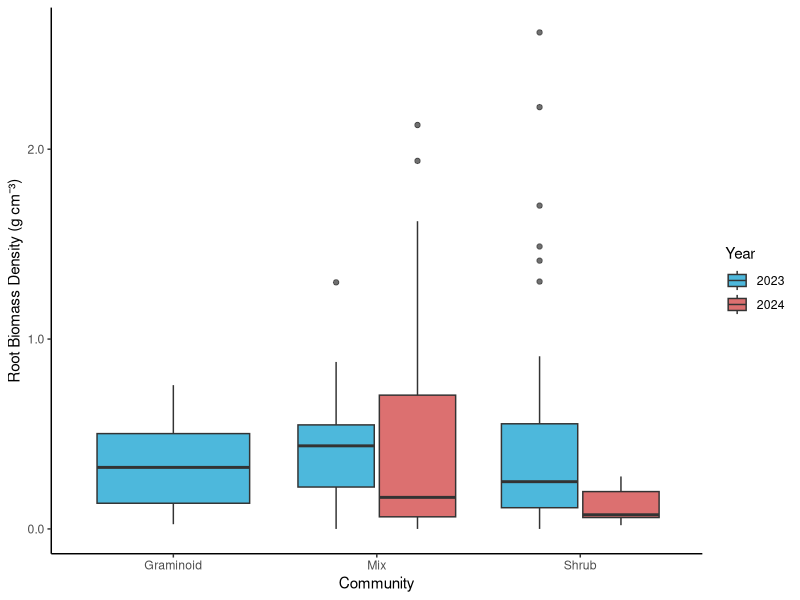
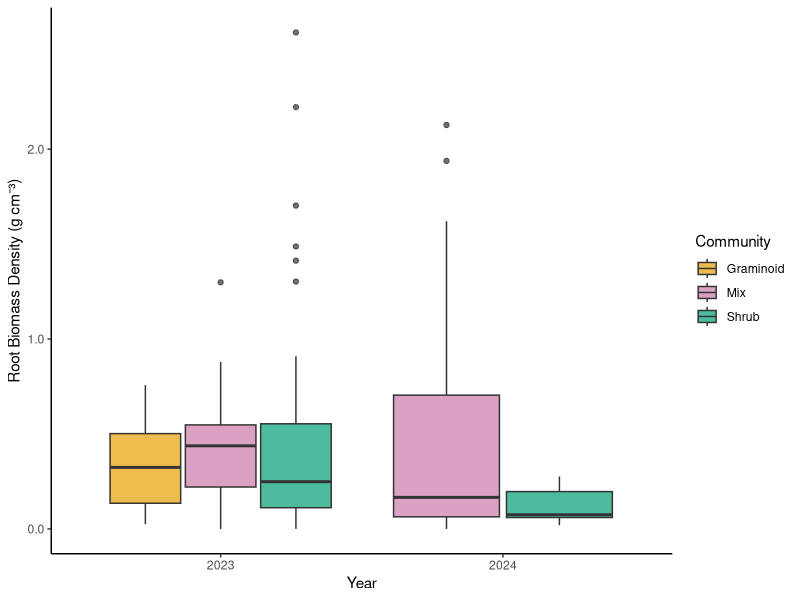

R code for these plots, in order:
# RQ1
# community comparison between years
# 09/12/2025

# LOAD LIBRARIES----
library(tidyverse)
library(dplyr)
library(ggplot2)
library(readxl)
library(lme4)

setwd("C:/Users/ellie/OneDrive/Documents/dissertation_2026_bestington")

# LOAD DATA----
QHI_combined_data <- read_excel("datasets/QHI_roots_data/QHI_combined_data.xlsx")


# CLEAN DATA----
QHI_combined_data <- QHI_combined_data %>%
  mutate(rootmass_bulkdensity = as.numeric(rootmass_bulkdensity)) %>%
  filter(!is.na(rootmass_bulkdensity)) %>%
  # remove row 32
  filter(row_number() != 32)
  
# removed outlier row 32 which had rootmass_bulkdensity of 5.98 g/cm3, likely a data entry error 
# see notebook for further laboratory explanation 

# FIGURE -----
(community_biomass_year <- QHI_combined_data %>%
  filter(year %in% c(2023, 2024)) %>%
  ggplot(aes(x = community, y = rootmass_bulkdensity, fill = as.factor(year))) +
  geom_boxplot(position = position_dodge(width = 0.8), alpha = 0.7) +
  labs(
    x = "Community",
    y = "Root Biomass Density (g cm⁻³)",
    fill = "Year") +
  scale_fill_manual(values = c("2023" = "deepskyblue3", "2024" = "brown3")) +
  scale_y_continuous(labels = scales::label_number(accuracy = 0.1)) +
  theme_classic()
)

# FIGURE 2 IDEA----
(year_biomass_community<-QHI_combined_data %>%
    filter(year %in% c(2023, 2024)) %>%
    ggplot(aes(x = as.factor(year), y = rootmass_bulkdensity, fill = community)) +
    geom_boxplot(position = position_dodge(width = 0.8), alpha = 0.7) +
    labs(
      x = "Year",
      y = "Root Biomass Density (g cm⁻³)",
      fill = "Community") +
    scale_fill_manual(values = c("Graminoid" = "#E69F00", "Shrub" = "#009E73", "Mix"="#CC79A7"))+
    scale_y_continuous(labels = scales::label_number(accuracy = 0.1)) +
    theme_classic() 
)
